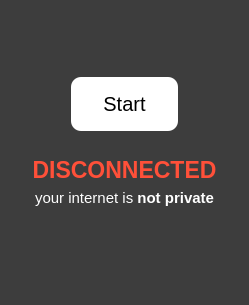
<?xml version="1.0" encoding="UTF-8"?>
<ui version="4.0">
 <class>MainWindow</class>
 <widget class="QMainWindow" name="MainWindow">
  <property name="geometry">
   <rect>
    <x>0</x>
    <y>0</y>
    <width>249</width>
    <height>305</height>
   </rect>
  </property>
  <property name="windowTitle">
   <string>warp cloudflare</string>
  </property>
  <property name="styleSheet">
   <string notr="true">background:#3d3d3d;</string>
  </property>
  <widget class="QWidget" name="centralwidget">
   <layout class="QGridLayout" name="gridLayout_2">
    <item row="4" column="1">
     <widget class="QLabel" name="label_status_sub_message">
      <property name="text">
       <string>&lt;html&gt;&lt;head/&gt;&lt;body&gt;&lt;p&gt;&lt;span style=&quot; font-size:11pt; color:#ffffff;&quot;&gt;your internet is &lt;/span&gt;&lt;span style=&quot; font-size:11pt; font-weight:600; color:#ffffff;&quot;&gt;not private&lt;/span&gt;&lt;/p&gt;&lt;/body&gt;&lt;/html&gt;</string>
      </property>
      <property name="alignment">
       <set>Qt::AlignCenter</set>
      </property>
     </widget>
    </item>
    <item row="2" column="1">
     <layout class="QGridLayout" name="gridLayout">
      <item row="1" column="2">
       <spacer name="horizontalSpacer_2">
        <property name="orientation">
         <enum>Qt::Horizontal</enum>
        </property>
        <property name="sizeHint" stdset="0">
         <size>
          <width>40</width>
          <height>20</height>
         </size>
        </property>
       </spacer>
      </item>
      <item row="1" column="0">
       <spacer name="horizontalSpacer">
        <property name="orientation">
         <enum>Qt::Horizontal</enum>
        </property>
        <property name="sizeHint" stdset="0">
         <size>
          <width>40</width>
          <height>20</height>
         </size>
        </property>
       </spacer>
      </item>
      <item row="0" column="1">
       <widget class="QPushButton" name="pushButton_start_end">
        <property name="cursor">
         <cursorShape>PointingHandCursor</cursorShape>
        </property>
        <property name="styleSheet">
         <string notr="true">QPushButton{
    background-color: #fff; /* Green */
    border: none;
    color: #000;
    padding: 15px 32px;
    text-align: center;
    text-decoration: none;
    font-size: 20px;
    border-radius:10px;
}
QPushButton:hover
{
	background-color:#3bb300;
	color: #fff;
}
</string>
        </property>
        <property name="text">
         <string>Start</string>
        </property>
       </widget>
      </item>
     </layout>
    </item>
    <item row="5" column="1">
     <spacer name="verticalSpacer">
      <property name="orientation">
       <enum>Qt::Vertical</enum>
      </property>
      <property name="sizeHint" stdset="0">
       <size>
        <width>20</width>
        <height>40</height>
       </size>
      </property>
     </spacer>
    </item>
    <item row="3" column="1">
     <widget class="QLabel" name="label_status_message">
      <property name="font">
       <font>
        <pointsize>17</pointsize>
        <weight>75</weight>
        <bold>true</bold>
       </font>
      </property>
      <property name="styleSheet">
       <string notr="true">color:rgb(255, 80, 57);</string>
      </property>
      <property name="text">
       <string>DISCONNECTED</string>
      </property>
      <property name="alignment">
       <set>Qt::AlignCenter</set>
      </property>
     </widget>
    </item>
    <item row="0" column="1">
     <spacer name="verticalSpacer_2">
      <property name="orientation">
       <enum>Qt::Vertical</enum>
      </property>
      <property name="sizeHint" stdset="0">
       <size>
        <width>20</width>
        <height>40</height>
       </size>
      </property>
     </spacer>
    </item>
   </layout>
  </widget>
  <widget class="QStatusBar" name="statusbar"/>
 </widget>
 <resources/>
 <connections/>
</ui>
